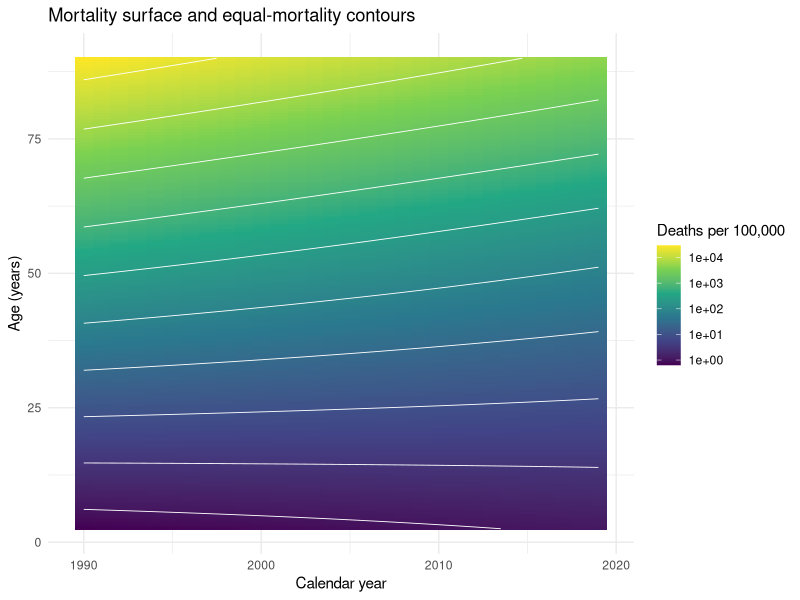
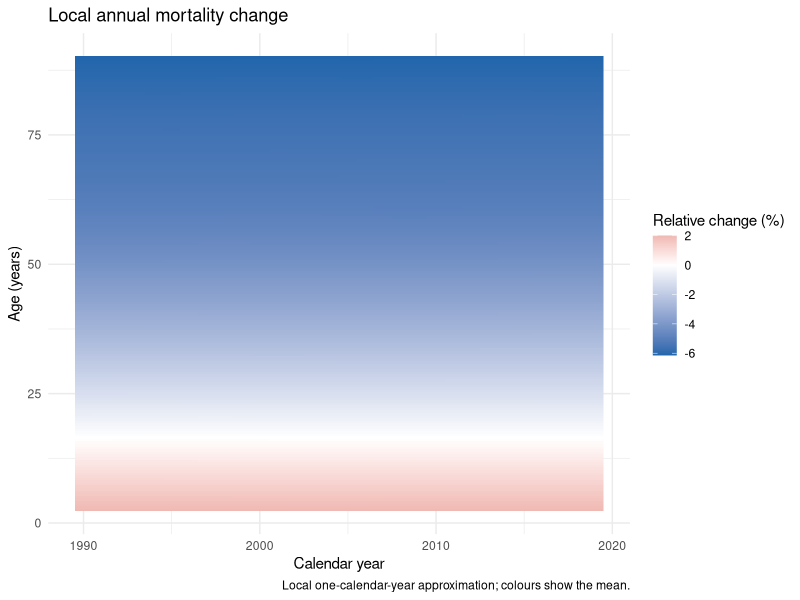
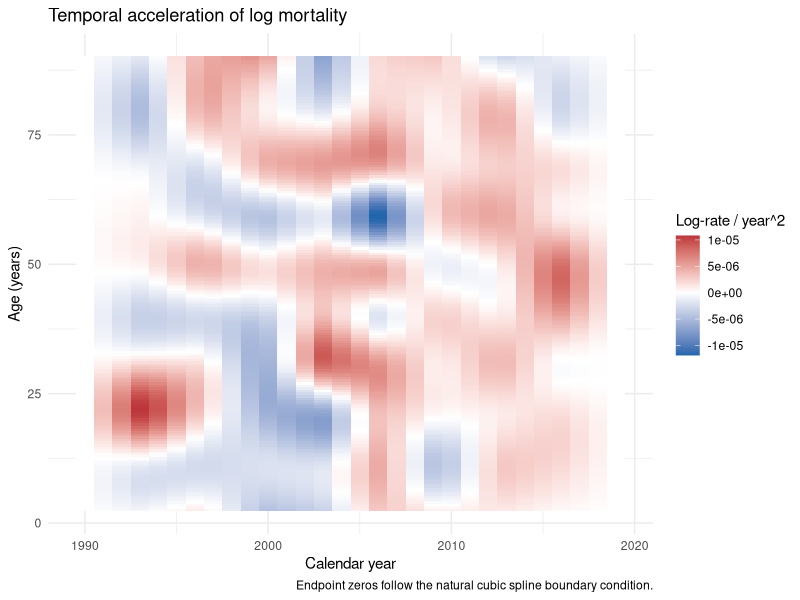
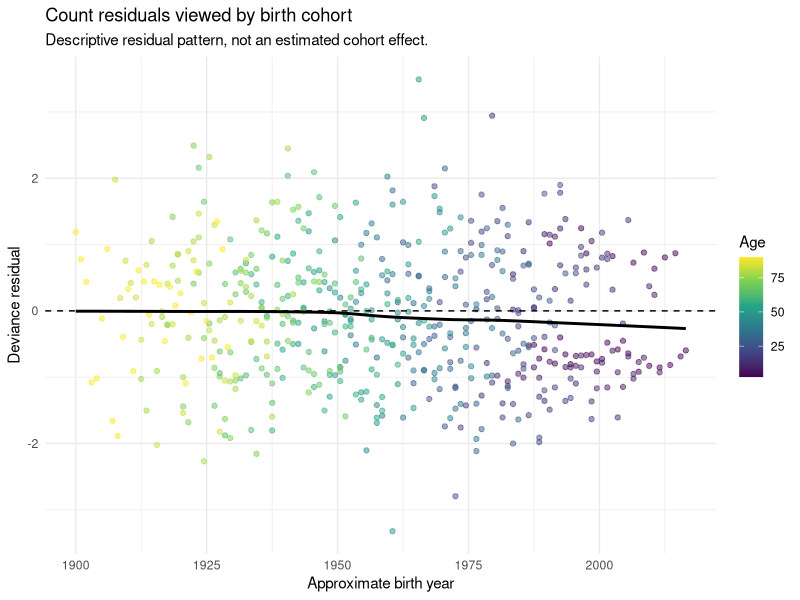
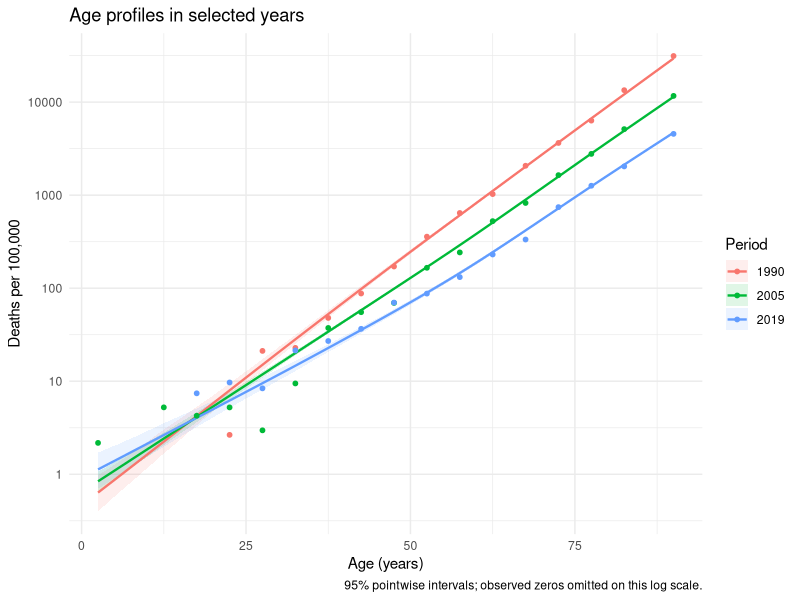
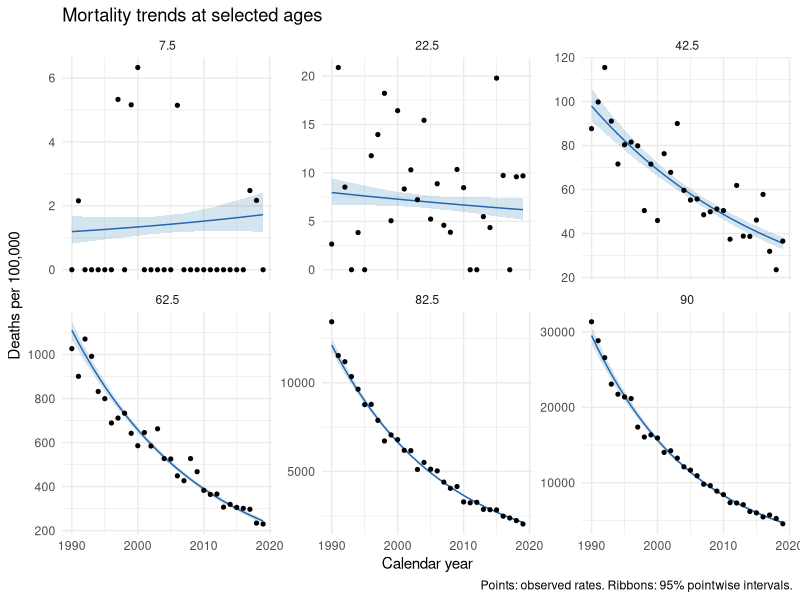
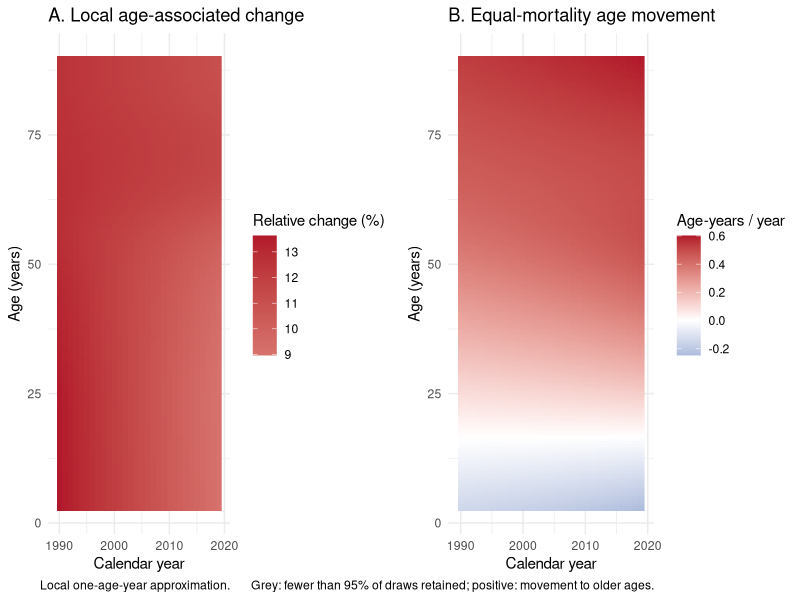

These figures' R source, in order:
# ============================================================
# BLSD-S：微信原版的精简修改版
# 在RStudio运行整段代码或 source("BLSD_Model_Analysis.R")。
# 图形直接显示在Plots；用上一张/下一张查看，也可单独 print(p1)。
# ============================================================

# 0. 环境准备（修改 M01：只保留实际使用的三个包）
# 首次使用：install.packages(c("mgcv", "ggplot2", "gridExtra"))
library(mgcv)
library(ggplot2)
library(gridExtra)
set.seed(123)
n_draws <- 1000                  # 修改 M04：相关系数抽样次数

# 1. 数据模拟（保留 M02：原版 L18—53，公式与随机数顺序不变）
years <- 1990:2019
age_starts <- seq(0, 85, by = 5)
age_groups <- paste0(age_starts, "-", age_starts + 4)
age_groups[length(age_groups)] <- "85+"
data <- expand.grid(Year = years, Age_Group = age_groups)
age_mids <- c(seq(2.5, 82.5, by = 5), 90) # 90仅沿用原模拟的85+代表值
data$Age_Mid <- rep(age_mids, each = length(years))
data$Pop <- round(runif(nrow(data), 10000, 50000) *
                    (1 + (data$Age_Mid / 100)^2))
true_rate <- function(age, year) {
  time_idx <- year - 1990
  base_risk <- -12 + 0.12 * age
  time_trend <- -0.02 * time_idx
  interaction <- 0.0005 * age * time_idx
  noise <- rnorm(length(age), 0, 0.05)
  young_rebound <- ifelse(age < 50 & year > 2010, 0.05 * (year - 2010), 0)
  exp(base_risk + time_trend - interaction + young_rebound + noise)
}
data$Rate_True <- true_rate(data$Age_Mid, data$Year)
data$Deaths <- rpois(nrow(data), data$Pop * data$Rate_True)
data$Mortality_Rate <- data$Deaths / data$Pop * 100000

# 2. 曲面拟合（修改 M03：原版 L66—68，准Poisson改负二项，采用REML）
# 二维样条和人口偏置项保留；这是建模选择，不自动保证优于原版。
model_blsd <- gam(
  Deaths ~ te(Age_Mid, Year, k = c(10, 10), bs = c("cr", "cr")) +
    offset(log(Pop)),
  family = nb(link = "log"), method = "REML", data = data
)
summary(model_blsd)

# 修改 M04：抽取相关系数并传播到曲面和动态量，不只画点估计。
# 优先用Vc，否则Vp；这是经验贝叶斯高斯近似。
set.seed(123)
V <- if (!is.null(model_blsd$Vc)) model_blsd$Vc else model_blsd$Vp
ev <- eigen((V + t(V)) / 2, symmetric = TRUE)
z <- matrix(rnorm(length(coef(model_blsd)) * n_draws),
            nrow = length(coef(model_blsd)))
beta_draws <- sweep(ev$vectors %*% (sqrt(pmax(ev$values, 0)) * z),
                    1, coef(model_blsd), "+")
rm(z)

# 3. 指标与绘图
# 修改 M05：原版 L77—83延伸到92.5岁；现只预测观测年龄/时期范围。
# Pop=1的预测矩阵给出每人对数率；用均匀年龄网格简化绘图。
pred_grid <- expand.grid(Age_Mid = seq(2.5, 90, by = 0.5), Year = years)
pred_grid$Pop <- 1
X <- predict(model_blsd, newdata = pred_grid, type = "lpmatrix")
eta_draws <- X %*% beta_draws

# 修改 M06、M07：原版 L85—96的加速度直接diff展开向量，会跨年龄做差。
# 现按同点预测矩阵求导，只保留连续导数这一套。
design_at <- function(variable, delta) {
  nd <- pred_grid
  bounds <- range(pred_grid[[variable]])
  nd[[variable]] <- pmin(bounds[2], pmax(bounds[1], nd[[variable]] + delta))
  predict(model_blsd, newdata = nd, type = "lpmatrix")
}
derivative_design <- function(variable, order = 1, h = 0.01) {
  xp <- design_at(variable, h)
  xm <- design_at(variable, -h)
  edge_low <- pred_grid[[variable]] == min(pred_grid[[variable]])
  edge_high <- pred_grid[[variable]] == max(pred_grid[[variable]])
  if (order == 2) {
    out <- (xp - 2 * X + xm) / h^2
    # 自然三次样条端点二阶导数为结构性零，不是数据证明无加速度。
    out[edge_low | edge_high, ] <- 0
  } else {
    out <- (xp - xm) / (2 * h)
    out[edge_low, ] <- (-3 * X + 4 * xp - design_at(variable, 2 * h))[edge_low, ] / (2 * h)
    out[edge_high, ] <- (3 * X - 4 * xm + design_at(variable, -2 * h))[edge_high, ] / (2 * h)
  }
  out
}
velocity_draws <- derivative_design("Year") %*% beta_draws
acceleration_draws <- derivative_design("Year", order = 2) %*% beta_draws
age_gradient_draws <- derivative_design("Age_Mid") %*% beta_draws

# 必要的汇总：均值与95%逐点区间；小分母产生的缺失保留为NA。
summarise_draws <- function(draws) {
  draws[!is.finite(draws)] <- NA_real_
  values <- t(apply(draws, 1, function(x) {
    if (all(is.na(x))) return(c(NA_real_, NA_real_, NA_real_))
    c(mean(x, na.rm = TRUE), quantile(x, c(0.025, 0.975),
                                    na.rm = TRUE, names = FALSE))
  }))
  data.frame(pred_grid[c("Age_Mid", "Year")],
             Value = values[, 1], Lower = values[, 2], Upper = values[, 3])
}
surface <- summarise_draws(exp(eta_draws) * 100000)
acceleration <- summarise_draws(acceleration_draws)
# 修改 M09：每次抽样先换算，再汇总；百分比为局部一年/一岁近似。
velocity_percent <- summarise_draws(100 * expm1(velocity_draws))
age_percent <- summarise_draws(100 * expm1(age_gradient_draws))
# 修改 M10：原版只有等率线；新增移动速度，单位岁/年，不是等效年龄值。
# 小分母会产生不稳定比值，这个必要的处理保留。
iso_draws <- -velocity_draws / age_gradient_draws
iso_draws[abs(age_gradient_draws) < 0.005 | !is.finite(iso_draws)] <- NA_real_
iso <- summarise_draws(iso_draws)
iso$Retained <- rowMeans(is.finite(iso_draws))
iso$Value[iso$Retained < 0.95] <- NA_real_

# 共用绘图样式；颜色表示均值，不代表显著性。
theme_set(theme_minimal(base_size = 11))
field_plot <- function(frame, title, legend) {
  ggplot(frame, aes(Year, Age_Mid, fill = Value)) +
    geom_raster() +
    scale_fill_gradient2(low = "#2166AC", mid = "white", high = "#B2182B",
                         midpoint = 0, na.value = "grey75", name = legend) +
    labs(title = title, x = "Calendar year", y = "Age (years)")
}

# 图1：原版 L101—109曲面与等率线；删除“生理衰老推迟”的解释。
# 用ggplot2原生等高线减少依赖，图例明确每10万人死亡率。
p1 <- ggplot(surface, aes(Year, Age_Mid)) +
  geom_raster(aes(fill = Value)) +
  geom_contour(aes(z = log(Value)), bins = 12, colour = "white", linewidth = 0.3) +
  scale_fill_viridis_c(trans = "log10", name = "Deaths per 100,000") +
  labs(title = "Mortality surface and equal-mortality contours",
       x = "Calendar year", y = "Age (years)")

# 图2：原版 L115—123实际是一阶速度；现换算为百分比（M06、M09）。
p2 <- field_plot(velocity_percent, "Local annual mortality change",
                 "Relative change (%)") +
  labs(caption = "Local one-calendar-year approximation; colours show the mean.")

# 图3：新增真正的二阶时间导数，保持对数率/年²单位（M06）。
p3 <- field_plot(acceleration, "Temporal acceleration of log mortality",
                 "Log-rate / year^2") +
  labs(caption = "Endpoint zeros follow the natural cubic spline boundary condition.")

# 图4：保留原版 L128—139队列残差图，仅作计数诊断（M11）。
data$Resid <- residuals(model_blsd, type = "deviance")
data$Cohort <- data$Year - data$Age_Mid
p4 <- ggplot(data, aes(Cohort, Resid)) +
  geom_point(aes(colour = Age_Mid), alpha = 0.5) +
  geom_smooth(method = "loess", formula = y ~ x, se = FALSE, colour = "black") +
  geom_hline(yintercept = 0, linetype = "dashed") +
  scale_colour_viridis_c(name = "Age") +
  labs(title = "Count residuals viewed by birth cohort",
       subtitle = "Descriptive residual pattern, not an estimated cohort effect.",
       x = "Approximate birth year", y = "Deviance residual")

# 图5：原版 L146的round(Year)会混入邻年；改为准确选择年份（M12）。
profiles <- subset(surface, Year %in% c(1990, 2005, 2019))
profiles$Period <- factor(profiles$Year)
observed_profiles <- subset(data, Year %in% c(1990, 2005, 2019) & Mortality_Rate > 0)
observed_profiles$Period <- factor(observed_profiles$Year)
p5 <- ggplot(profiles, aes(Age_Mid, Value, colour = Period, fill = Period)) +
  geom_ribbon(aes(ymin = Lower, ymax = Upper), alpha = 0.12, colour = NA) +
  geom_line(linewidth = 0.8) +
  geom_point(data = observed_profiles, aes(y = Mortality_Rate), size = 1.3) +
  scale_y_log10() +
  labs(title = "Age profiles in selected years", x = "Age (years)",
       y = "Deaths per 100,000", caption = "95% pointwise intervals; observed zeros omitted on this log scale.")

# 图6：选定观测年龄的时间趋势及区间（M13）。
trend_ages <- c(7.5, 22.5, 42.5, 62.5, 82.5, 90)
trends <- subset(surface, Age_Mid %in% trend_ages)
observed_trends <- subset(data, Age_Mid %in% trend_ages)
p6 <- ggplot(trends, aes(Year, Value)) +
  geom_ribbon(aes(ymin = Lower, ymax = Upper), fill = "#2C7FB8", alpha = 0.2) +
  geom_line(colour = "#2166AC") +
  geom_point(data = observed_trends, aes(y = Mortality_Rate), size = 1.1) +
  facet_wrap(~Age_Mid, scales = "free_y", ncol = 3) +
  labs(title = "Mortality trends at selected ages", x = "Calendar year",
       y = "Deaths per 100,000", caption = "Points: observed rates. Ribbons: 95% pointwise intervals.")

# 图7：年龄梯度换成百分比，并展示等死亡率移动速度（M07、M09、M10）。
p7_age <- field_plot(age_percent, "A. Local age-associated change",
                     "Relative change (%)") +
  labs(caption = "Local one-age-year approximation.")
p7_iso <- field_plot(iso, "B. Equal-mortality age movement",
                     "Age-years / year") +
  labs(caption = "Grey: fewer than 95% of draws retained; positive: movement to older ages.")

# 4. 在RStudio中显示，与原版一样不保存图片、表格或模型文件。
# 前六张图进入Plots历史，图7左右并列；点击上一张/下一张查看。
for (p in list(p1, p2, p3, p4, p5, p6)) print(p)
grid.arrange(p7_age, p7_iso, ncol = 2)
